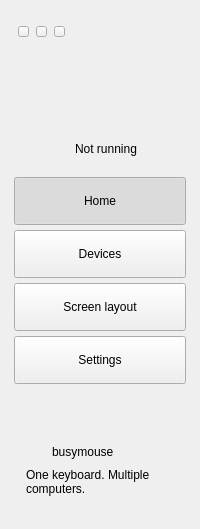
     <widget class="QWidget" name="sidebar">
      <property name="minimumSize">
       <size>
        <width>200</width>
        <height>0</height>
       </size>
      </property>
      <property name="maximumSize">
       <size>
        <width>200</width>
        <height>16777215</height>
       </size>
      </property>
      <layout class="QVBoxLayout" name="sidebarLayout">
       <property name="leftMargin">
        <number>14</number>
       </property>
       <property name="rightMargin">
        <number>14</number>
       </property>
       <property name="topMargin">
        <number>21</number>
       </property>
       <property name="bottomMargin">
        <number>21</number>
       </property>
       <property name="spacing">
        <number>5</number>
       </property>
       <item>
        <widget class="QWidget" name="sideTitleBar">
         <layout class="QHBoxLayout" name="sideTitleLayout">
          <property name="leftMargin">
           <number>4</number>
          </property>
          <property name="rightMargin">
           <number>4</number>
          </property>
          <property name="topMargin">
           <number>4</number>
          </property>
          <property name="bottomMargin">
           <number>4</number>
          </property>
          <property name="spacing">
           <number>7</number>
          </property>
          <item>
           <widget class="QPushButton" name="btnWindowClose">
            <property name="role" stdset="0">
             <string notr="true">windowControl</string>
            </property>
            <property name="accessibleName">
             <string>Close window</string>
            </property>
            <property name="minimumSize">
             <size>
              <width>11</width>
              <height>11</height>
             </size>
            </property>
            <property name="maximumSize">
             <size>
              <width>11</width>
              <height>11</height>
             </size>
            </property>
           </widget>
          </item>
          <item>
           <widget class="QPushButton" name="btnWindowMinimize">
            <property name="role" stdset="0">
             <string notr="true">windowControl</string>
            </property>
            <property name="accessibleName">
             <string>Minimize window</string>
            </property>
            <property name="minimumSize">
             <size>
              <width>11</width>
              <height>11</height>
             </size>
            </property>
            <property name="maximumSize">
             <size>
              <width>11</width>
              <height>11</height>
             </size>
            </property>
           </widget>
          </item>
          <item>
           <widget class="QPushButton" name="btnWindowZoom">
            <property name="role" stdset="0">
             <string notr="true">windowControl</string>
            </property>
            <property name="accessibleName">
             <string>Maximize window</string>
            </property>
            <property name="minimumSize">
             <size>
              <width>11</width>
              <height>11</height>
             </size>
            </property>
            <property name="maximumSize">
             <size>
              <width>11</width>
              <height>11</height>
             </size>
            </property>
           </widget>
          </item>
          <item>
           <spacer name="windowTitleStretch">
            <property name="orientation">
             <enum>Qt::Orientation::Horizontal</enum>
            </property>
           </spacer>
          </item>
          <item>
           <widget class="QLabel" name="lblVersion">
            <property name="textFormat">
             <enum>Qt::TextFormat::PlainText</enum>
            </property>
            <property name="role" stdset="0">
             <string notr="true">muted</string>
            </property>
           </widget>
          </item>
         </layout>
        </widget>
       </item>
       <item>
        <widget class="QWidget" name="profile">
         <layout class="QVBoxLayout" name="profileLayout">
          <property name="leftMargin">
           <number>0</number>
          </property>
          <property name="rightMargin">
           <number>0</number>
          </property>
          <property name="spacing">
           <number>7</number>
          </property>
          <property name="topMargin">
           <number>14</number>
          </property>
          <property name="bottomMargin">
           <number>16</number>
          </property>
          <item alignment="Qt::AlignmentFlag::AlignHCenter">
           <widget class="QLabel" name="lblAvatar">
            <property name="textFormat">
             <enum>Qt::TextFormat::PlainText</enum>
            </property>
            <property name="role" stdset="0">
             <string notr="true">avatar</string>
            </property>
            <property name="alignment">
             <set>Qt::AlignmentFlag::AlignCenter</set>
            </property>
            <property name="minimumSize">
             <size>
              <width>44</width>
              <height>44</height>
             </size>
            </property>
            <property name="maximumSize">
             <size>
              <width>44</width>
              <height>44</height>
             </size>
            </property>
           </widget>
          </item>
          <item alignment="Qt::AlignmentFlag::AlignHCenter">
           <widget class="QLabel" name="lblSidebarName">
            <property name="textFormat">
             <enum>Qt::TextFormat::PlainText</enum>
            </property>
            <property name="role" stdset="0">
             <string notr="true">profile</string>
            </property>
            <property name="wordWrap">
             <bool>false</bool>
            </property>
            <property name="alignment">
             <set>Qt::AlignmentFlag::AlignCenter</set>
            </property>
            <property name="minimumSize">
             <size>
              <width>0</width>
              <height>22</height>
             </size>
            </property>
           </widget>
          </item>
          <item>
           <widget class="QWidget" name="sidebarState">
            <layout class="QHBoxLayout" name="sidebarStateLayout">
             <property name="leftMargin">
              <number>0</number>
             </property>
             <property name="rightMargin">
              <number>0</number>
             </property>
             <property name="topMargin">
              <number>0</number>
             </property>
             <property name="bottomMargin">
              <number>0</number>
             </property>
             <property name="spacing">
              <number>6</number>
             </property>
             <item>
              <spacer name="stateLeft">
               <property name="orientation">
                <enum>Qt::Orientation::Horizontal</enum>
               </property>
              </spacer>
             </item>
             <item>
              <widget class="QLabel" name="lblStateDot">
               <property name="role" stdset="0">
                <string notr="true">stateDot</string>
               </property>
               <property name="minimumSize">
                <size>
                 <width>6</width>
                 <height>6</height>
                </size>
               </property>
               <property name="maximumSize">
                <size>
                 <width>6</width>
                 <height>6</height>
                </size>
               </property>
              </widget>
             </item>
             <item>
              <widget class="QLabel" name="lblSidebarStatus">
               <property name="text">
                <string>Not running</string>
               </property>
               <property name="textFormat">
                <enum>Qt::TextFormat::PlainText</enum>
               </property>
               <property name="role" stdset="0">
                <string notr="true">muted</string>
               </property>
               <property name="wordWrap">
                <bool>true</bool>
               </property>
               <property name="alignment">
                <set>Qt::AlignmentFlag::AlignCenter</set>
               </property>
              </widget>
             </item>
             <item>
              <spacer name="stateRight">
               <property name="orientation">
                <enum>Qt::Orientation::Horizontal</enum>
               </property>
              </spacer>
             </item>
            </layout>
           </widget>
          </item>
         </layout>
        </widget>
       </item>
       <item>
        <widget class="QPushButton" name="btnHome">
         <property name="text">
          <string>Home</string>
         </property>
         <property name="autoDefault">
          <bool>false</bool>
         </property>
         <property name="role" stdset="0">
          <string notr="true">navigation</string>
         </property>
         <property name="checkable">
          <bool>true</bool>
         </property>
         <property name="checked">
          <bool>true</bool>
         </property>
         <property name="minimumSize">
          <size>
           <width>0</width>
           <height>48</height>
          </size>
         </property>
        </widget>
       </item>
       <item>
        <widget class="QPushButton" name="btnDevices">
         <property name="text">
          <string>Devices</string>
         </property>
         <property name="autoDefault">
          <bool>false</bool>
         </property>
         <property name="role" stdset="0">
          <string notr="true">navigation</string>
         </property>
         <property name="minimumSize">
          <size>
           <width>0</width>
           <height>48</height>
          </size>
         </property>
        </widget>
       </item>
       <item>
        <widget class="QPushButton" name="btnLayout">
         <property name="text">
          <string>Screen layout</string>
         </property>
         <property name="autoDefault">
          <bool>false</bool>
         </property>
         <property name="role" stdset="0">
          <string notr="true">navigation</string>
         </property>
         <property name="minimumSize">
          <size>
           <width>0</width>
           <height>48</height>
          </size>
         </property>
        </widget>
       </item>
       <item>
        <widget class="QPushButton" name="btnSettings">
         <property name="text">
          <string>Settings</string>
         </property>
         <property name="autoDefault">
          <bool>false</bool>
         </property>
         <property name="role" stdset="0">
          <string notr="true">navigation</string>
         </property>
         <property name="minimumSize">
          <size>
           <width>0</width>
           <height>48</height>
          </size>
         </property>
        </widget>
       </item>
       <item>
        <spacer name="sidebarStretch">
         <property name="orientation">
          <enum>Qt::Orientation::Vertical</enum>
         </property>
         <property name="sizeType">
          <enum>QSizePolicy::Policy::Expanding</enum>
         </property>
         <property name="sizeHint" stdset="0">
          <size>
           <width>0</width>
           <height>40</height>
          </size>
         </property>
        </spacer>
       </item>
       <item>
        <widget class="QWidget" name="brand">
         <layout class="QVBoxLayout" name="brandLayout">
          <property name="leftMargin">
           <number>12</number>
          </property>
          <property name="rightMargin">
           <number>0</number>
          </property>
          <property name="topMargin">
           <number>12</number>
          </property>
          <property name="bottomMargin">
           <number>12</number>
          </property>
          <property name="spacing">
           <number>5</number>
          </property>
          <item>
           <widget class="QWidget" name="brandLine">
            <layout class="QHBoxLayout" name="brandLineLayout">
             <property name="leftMargin">
              <number>0</number>
             </property>
             <property name="rightMargin">
              <number>0</number>
             </property>
             <property name="topMargin">
              <number>0</number>
             </property>
             <property name="bottomMargin">
              <number>0</number>
             </property>
             <property name="spacing">
              <number>4</number>
             </property>
             <item>
              <widget class="QLabel" name="lblBrandIcon">
               <property name="minimumSize">
                <size>
                 <width>22</width>
                 <height>22</height>
                </size>
               </property>
               <property name="maximumSize">
                <size>
                 <width>22</width>
                 <height>22</height>
                </size>
               </property>
              </widget>
             </item>
             <item>
              <widget class="QLabel" name="lblBrand">
               <property name="text">
                <string>busymouse</string>
               </property>
               <property name="textFormat">
                <enum>Qt::TextFormat::PlainText</enum>
               </property>
               <property name="role" stdset="0">
                <string notr="true">brand</string>
               </property>
              </widget>
             </item>
            </layout>
           </widget>
          </item>
          <item>
           <widget class="QLabel" name="lblBrandHint">
            <property name="text">
             <string>One keyboard. Multiple computers.</string>
            </property>
            <property name="textFormat">
             <enum>Qt::TextFormat::PlainText</enum>
            </property>
            <property name="role" stdset="0">
             <string notr="true">muted</string>
            </property>
            <property name="wordWrap">
             <bool>true</bool>
            </property>
           </widget>
          </item>
         </layout>
        </widget>
       </item>
      </layout>
     </widget>
